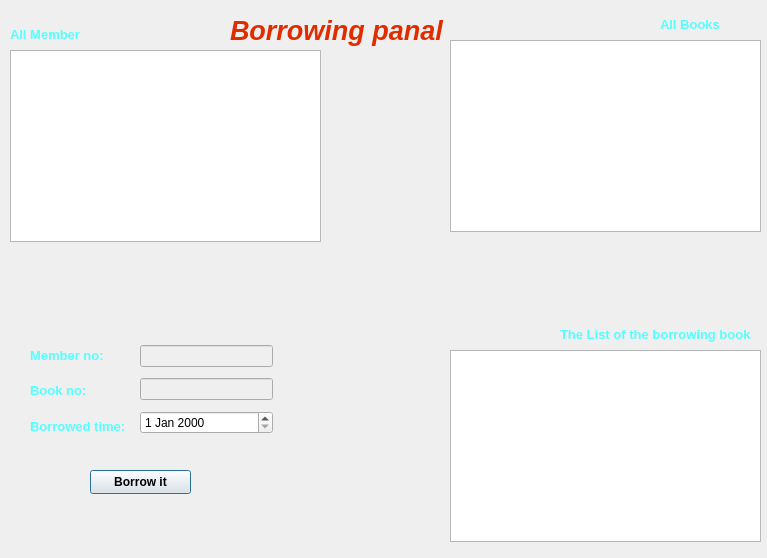
<?xml version="1.0" encoding="UTF-8"?>
<ui version="4.0">
 <class>borrowed_book</class>
 <widget class="QDialog" name="borrowed_book">
  <property name="geometry">
   <rect>
    <x>0</x>
    <y>0</y>
    <width>767</width>
    <height>558</height>
   </rect>
  </property>
  <property name="windowTitle">
   <string>Dialog</string>
  </property>
  <widget class="QLabel" name="label_2">
   <property name="geometry">
    <rect>
     <x>10</x>
     <y>20</y>
     <width>119</width>
     <height>29</height>
    </rect>
   </property>
   <property name="palette">
    <palette>
     <active>
      <colorrole role="WindowText">
       <brush brushstyle="SolidPattern">
        <color alpha="255">
         <red>85</red>
         <green>255</green>
         <blue>255</blue>
        </color>
       </brush>
      </colorrole>
     </active>
     <inactive>
      <colorrole role="WindowText">
       <brush brushstyle="SolidPattern">
        <color alpha="255">
         <red>85</red>
         <green>255</green>
         <blue>255</blue>
        </color>
       </brush>
      </colorrole>
     </inactive>
     <disabled/>
    </palette>
   </property>
   <property name="font">
    <font>
     <pointsize>10</pointsize>
     <italic>false</italic>
     <bold>true</bold>
    </font>
   </property>
   <property name="text">
    <string>All Member</string>
   </property>
  </widget>
  <widget class="QLabel" name="label_6">
   <property name="geometry">
    <rect>
     <x>660</x>
     <y>10</y>
     <width>101</width>
     <height>29</height>
    </rect>
   </property>
   <property name="palette">
    <palette>
     <active>
      <colorrole role="WindowText">
       <brush brushstyle="SolidPattern">
        <color alpha="255">
         <red>85</red>
         <green>255</green>
         <blue>255</blue>
        </color>
       </brush>
      </colorrole>
     </active>
     <inactive>
      <colorrole role="WindowText">
       <brush brushstyle="SolidPattern">
        <color alpha="255">
         <red>85</red>
         <green>255</green>
         <blue>255</blue>
        </color>
       </brush>
      </colorrole>
     </inactive>
     <disabled/>
    </palette>
   </property>
   <property name="font">
    <font>
     <pointsize>10</pointsize>
     <italic>false</italic>
     <bold>true</bold>
    </font>
   </property>
   <property name="text">
    <string>All Books</string>
   </property>
  </widget>
  <widget class="QTableView" name="tw_borrowed">
   <property name="geometry">
    <rect>
     <x>450</x>
     <y>350</y>
     <width>311</width>
     <height>192</height>
    </rect>
   </property>
  </widget>
  <widget class="QTableView" name="tw_all_book">
   <property name="geometry">
    <rect>
     <x>450</x>
     <y>40</y>
     <width>311</width>
     <height>192</height>
    </rect>
   </property>
  </widget>
  <widget class="QLabel" name="label_7">
   <property name="geometry">
    <rect>
     <x>560</x>
     <y>320</y>
     <width>201</width>
     <height>29</height>
    </rect>
   </property>
   <property name="palette">
    <palette>
     <active>
      <colorrole role="WindowText">
       <brush brushstyle="SolidPattern">
        <color alpha="255">
         <red>85</red>
         <green>255</green>
         <blue>255</blue>
        </color>
       </brush>
      </colorrole>
     </active>
     <inactive>
      <colorrole role="WindowText">
       <brush brushstyle="SolidPattern">
        <color alpha="255">
         <red>85</red>
         <green>255</green>
         <blue>255</blue>
        </color>
       </brush>
      </colorrole>
     </inactive>
     <disabled/>
    </palette>
   </property>
   <property name="font">
    <font>
     <pointsize>10</pointsize>
     <italic>false</italic>
     <bold>true</bold>
    </font>
   </property>
   <property name="text">
    <string>The List of the borrowing book</string>
   </property>
  </widget>
  <widget class="QPushButton" name="btn_borrow">
   <property name="geometry">
    <rect>
     <x>90</x>
     <y>470</y>
     <width>101</width>
     <height>24</height>
    </rect>
   </property>
   <property name="font">
    <font>
     <bold>true</bold>
    </font>
   </property>
   <property name="text">
    <string>Borrow it</string>
   </property>
  </widget>
  <widget class="QWidget" name="layoutWidget_2">
   <property name="geometry">
    <rect>
     <x>140</x>
     <y>340</y>
     <width>133</width>
     <height>101</height>
    </rect>
   </property>
   <layout class="QVBoxLayout" name="verticalLayout_2">
    <item>
     <widget class="QLineEdit" name="ln_mem_no">
      <property name="enabled">
       <bool>false</bool>
      </property>
     </widget>
    </item>
    <item>
     <widget class="QLineEdit" name="ln_book_no">
      <property name="enabled">
       <bool>false</bool>
      </property>
     </widget>
    </item>
    <item>
     <widget class="QDateEdit" name="dateEdit"/>
    </item>
   </layout>
  </widget>
  <widget class="QTableView" name="tw_all_mem">
   <property name="geometry">
    <rect>
     <x>10</x>
     <y>50</y>
     <width>311</width>
     <height>192</height>
    </rect>
   </property>
  </widget>
  <widget class="QWidget" name="layoutWidget">
   <property name="geometry">
    <rect>
     <x>30</x>
     <y>340</y>
     <width>111</width>
     <height>101</height>
    </rect>
   </property>
   <layout class="QVBoxLayout" name="verticalLayout">
    <item>
     <widget class="QLabel" name="label">
      <property name="palette">
       <palette>
        <active>
         <colorrole role="WindowText">
          <brush brushstyle="SolidPattern">
           <color alpha="255">
            <red>85</red>
            <green>255</green>
            <blue>255</blue>
           </color>
          </brush>
         </colorrole>
        </active>
        <inactive>
         <colorrole role="WindowText">
          <brush brushstyle="SolidPattern">
           <color alpha="255">
            <red>85</red>
            <green>255</green>
            <blue>255</blue>
           </color>
          </brush>
         </colorrole>
        </inactive>
        <disabled/>
       </palette>
      </property>
      <property name="font">
       <font>
        <pointsize>10</pointsize>
        <italic>false</italic>
        <bold>true</bold>
       </font>
      </property>
      <property name="text">
       <string>Member no:</string>
      </property>
     </widget>
    </item>
    <item>
     <widget class="QLabel" name="label_3">
      <property name="palette">
       <palette>
        <active>
         <colorrole role="WindowText">
          <brush brushstyle="SolidPattern">
           <color alpha="255">
            <red>85</red>
            <green>255</green>
            <blue>255</blue>
           </color>
          </brush>
         </colorrole>
        </active>
        <inactive>
         <colorrole role="WindowText">
          <brush brushstyle="SolidPattern">
           <color alpha="255">
            <red>85</red>
            <green>255</green>
            <blue>255</blue>
           </color>
          </brush>
         </colorrole>
        </inactive>
        <disabled/>
       </palette>
      </property>
      <property name="font">
       <font>
        <pointsize>10</pointsize>
        <italic>false</italic>
        <bold>true</bold>
       </font>
      </property>
      <property name="text">
       <string>Book no:</string>
      </property>
     </widget>
    </item>
    <item>
     <widget class="QLabel" name="label_4">
      <property name="palette">
       <palette>
        <active>
         <colorrole role="WindowText">
          <brush brushstyle="SolidPattern">
           <color alpha="255">
            <red>85</red>
            <green>255</green>
            <blue>255</blue>
           </color>
          </brush>
         </colorrole>
        </active>
        <inactive>
         <colorrole role="WindowText">
          <brush brushstyle="SolidPattern">
           <color alpha="255">
            <red>85</red>
            <green>255</green>
            <blue>255</blue>
           </color>
          </brush>
         </colorrole>
        </inactive>
        <disabled/>
       </palette>
      </property>
      <property name="font">
       <font>
        <pointsize>10</pointsize>
        <italic>false</italic>
        <bold>true</bold>
       </font>
      </property>
      <property name="text">
       <string>Borrowed time:</string>
      </property>
     </widget>
    </item>
   </layout>
  </widget>
  <widget class="QLabel" name="label_5">
   <property name="geometry">
    <rect>
     <x>230</x>
     <y>0</y>
     <width>231</width>
     <height>61</height>
    </rect>
   </property>
   <property name="palette">
    <palette>
     <active>
      <colorrole role="WindowText">
       <brush brushstyle="SolidPattern">
        <color alpha="255">
         <red>223</red>
         <green>45</green>
         <blue>0</blue>
        </color>
       </brush>
      </colorrole>
     </active>
     <inactive>
      <colorrole role="WindowText">
       <brush brushstyle="SolidPattern">
        <color alpha="255">
         <red>223</red>
         <green>45</green>
         <blue>0</blue>
        </color>
       </brush>
      </colorrole>
     </inactive>
     <disabled/>
    </palette>
   </property>
   <property name="font">
    <font>
     <pointsize>20</pointsize>
     <italic>true</italic>
     <bold>true</bold>
    </font>
   </property>
   <property name="text">
    <string>Borrowing panal</string>
   </property>
  </widget>
  <widget class="QLabel" name="label_8">
   <property name="geometry">
    <rect>
     <x>0</x>
     <y>0</y>
     <width>771</width>
     <height>601</height>
    </rect>
   </property>
   <property name="sizePolicy">
    <sizepolicy hsizetype="Maximum" vsizetype="Maximum">
     <horstretch>0</horstretch>
     <verstretch>0</verstretch>
    </sizepolicy>
   </property>
   <property name="styleSheet">
    <string notr="true">border-image: url(:/im_2/sora_1.png);</string>
   </property>
   <property name="text">
    <string/>
   </property>
  </widget>
  <zorder>label_8</zorder>
  <zorder>label_2</zorder>
  <zorder>label_6</zorder>
  <zorder>tw_borrowed</zorder>
  <zorder>tw_all_book</zorder>
  <zorder>label_7</zorder>
  <zorder>btn_borrow</zorder>
  <zorder>layoutWidget_2</zorder>
  <zorder>tw_all_mem</zorder>
  <zorder>layoutWidget</zorder>
  <zorder>label_5</zorder>
 </widget>
 <resources/>
 <connections/>
</ui>
